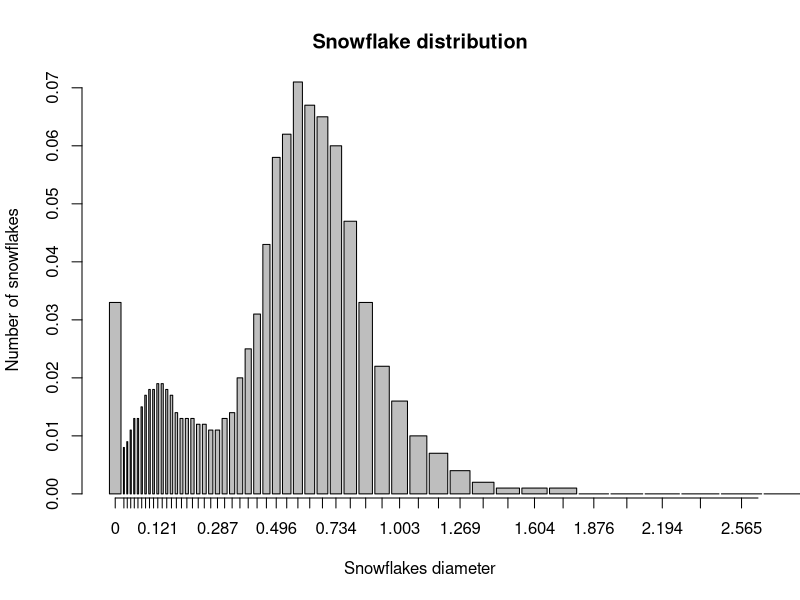
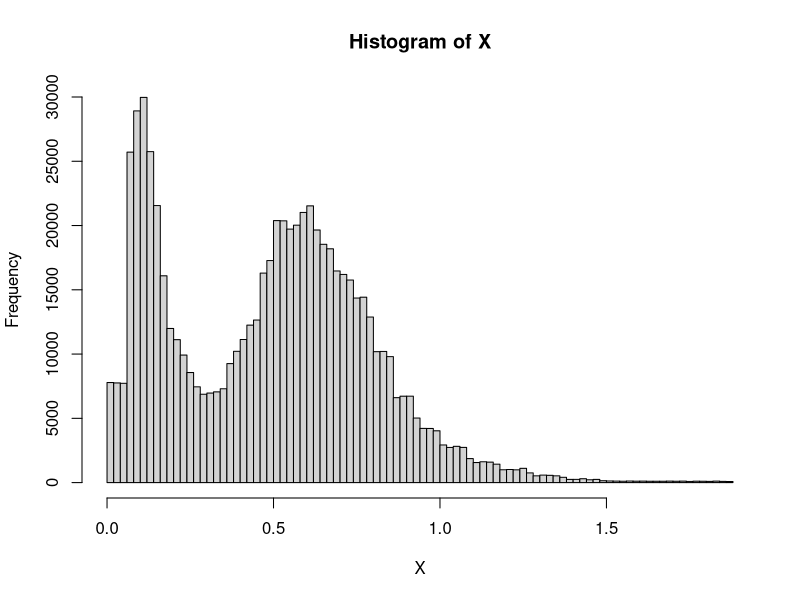
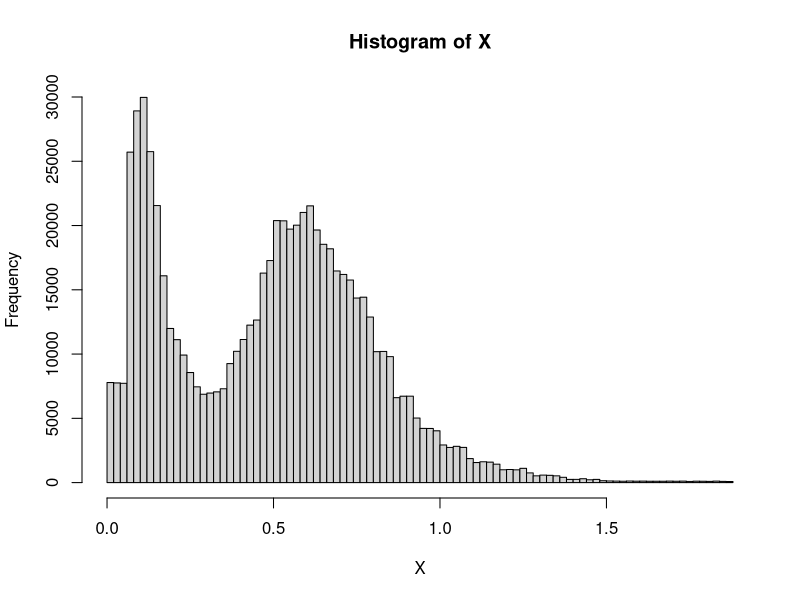
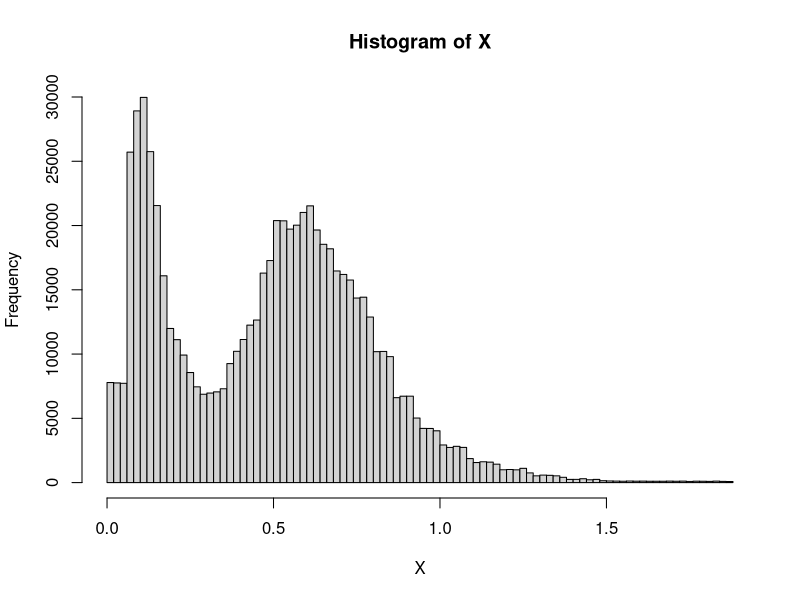
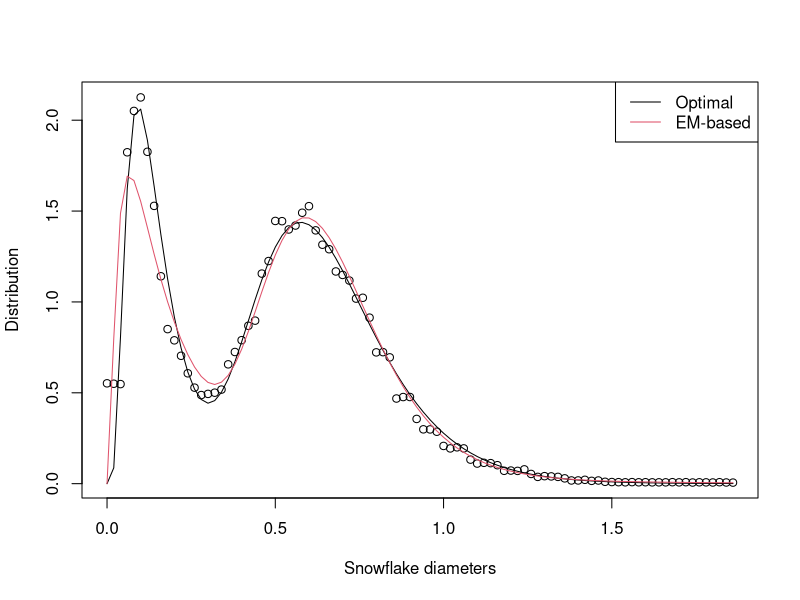

Write the R code that produced these figures, in order. (Note: a time limit stopped this script after it produced the figures.)
library(readr)

snow_particles <- read_csv("1_snow_particles.csv")
n_bins <- length(snow_particles$startpoint)
snow_particles$endpoint[n_bins] <- snow_particles$endpoint[n_bins-1]+0.25

breakpoints <- c(snow_particles$startpoint[1],snow_particles$endpoint)

n_particules <- snow_particles$particles.detected[1] # 700k
snow_particles$n_snow_bin = round(0.01*snow_particles$particles.detected*snow_particles$retained....)

width <- rep(0,n_bins)
for (i in 1:n_bins){
  width[i] = snow_particles$endpoint[i]-snow_particles$startpoint[i]
}

#png(file="./plots/snow_distribution.png",width=1200, height=700)
bp <- barplot(height = snow_particles$n_snow_bin/n_particules,
              width = width,
              xlim = c(breakpoints[1], breakpoints[length(breakpoints)]), 
              #ylim = c(0, max(snow_particles$n_snow_bin) * 1.1), 
              xlab = "Snowflakes diameter", 
              ylab = "Number of snowflakes",
              main = "Snowflake distribution",
              cex.axis = 1,cex.names = 0.8)
axis(side=1, at =bp,label=snow_particles$startpoint,cex.axis = 1)
#dev.off()

# Jittering

set.seed(42)
X = rep(0,n_particules)
count <- 0
for (i in 1:n_bins){
  if (snow_particles$n_snow_bin[i] != 0){
    start <- count+1
    end <- start+snow_particles$n_snow_bin[i]-1
    X[start:end] <- runif(snow_particles$n_snow_bin[i],snow_particles$startpoint[i],snow_particles$endpoint[i])
    count <- count + snow_particles$n_snow_bin[i]
  }else{
    print("done")
    print(i)
    break
  }
}

# check uniform dist for jittering
hist(X,breaks = 100)

################
# EM - algorithm
################

dmixnorm <- function(x, mu1, mu2, sigma1, sigma2, tau){
  y <- (1-tau)*dlnorm(x,meanlog=mu1,sdlog=sigma1) + tau*dlnorm(x,meanlog=mu2,sdlog=sigma2)
  return(y)
}

em_alg <- function(data){
  mu_1_hat = -2; # mean from the biggest bin - bump #1
  mu_2_hat = 0.1; # mean from the biggest bin - bump #2
  sigma_1_hat = 0.3;
  sigma_2_hat = 0.5;
  tau_hat = 0.6;
  N <- n_particules
  p <- dlnorm(data,meanlog=mu_2_hat,sdlog=sigma_2_hat)*tau_hat/dmixnorm(data,mu_1_hat, mu_2_hat, sigma_1_hat, sigma_2_hat, tau_hat)
  l_old <- Inf
  l <- sum(log((1-tau_hat)*dlnorm(data,meanlog=mu_1_hat,sdlog=sigma_1_hat) + tau_hat*dlnorm(data,meanlog=mu_2_hat,sdlog=sigma_2_hat)))
  while (abs(l-l_old)>0.01){
    tau_hat <- sum(p)/N
    mu_1_hat <- sum((1-p)*log(data))/sum(1-p)
    mu_2_hat <- sum(p*log(data))/sum(p)
    sigma_1_hat <- sqrt(sum((1-p)*(log(data)-mu_1_hat)^2)/sum(1-p))
    sigma_2_hat <- sqrt(sum(p*(log(data)-mu_2_hat)^2)/sum(p))
    
    p <- dlnorm(data,meanlog=mu_2_hat,sdlog=sigma_2_hat)*tau_hat/dmixnorm(data, mu_1_hat, mu_2_hat, sigma_1_hat, sigma_2_hat, tau_hat)
    l_old <- l
    l <- sum(log((1-tau_hat)*dlnorm(data,meanlog=mu_1_hat,sdlog=sigma_1_hat) + tau_hat*dlnorm(data,meanlog=mu_2_hat,sdlog=sigma_2_hat)))
  }
  return(c(mu_1_hat,mu_2_hat,sigma_1_hat,sigma_2_hat,tau_hat))
}

init_vals <- em_alg(X)
init_vals
##############
# Optimization
##############

# Functions to get neg_likelihood

# cdf of bilog_likelihood
pmixnorm <- function(x,mu1,mu2,sigma1,sigma2,tau){
  y <- (1-tau)*plnorm(x,meanlog=mu1,sdlog=sigma1) + tau*plnorm(x,meanlog=mu2,sdlog=sigma2)
  return(y)
}

neg_loglikelihood <- function(par,data){
  # par = mu1,mu2,sigma1,sigma2,tau
  mu1<- par[1]
  mu2 <- par[2]
  sigma1 <- par[3]
  sigma2 <- par[4]
  tau <- par[5]
  y <- 0
  for (i in 1:n_bins) { # data = snow_particles
    y <- y + data$n_snow_bin[i]*log(pmixnorm(data$endpoint[i],mu1,mu2,sigma1,sigma2,tau)-pmixnorm(data$startpoint[i],mu1,mu2,sigma1,sigma2,tau))
  }
  return(-y)
}

# optimizing from EM points
theta_hat <- optim(init_vals,neg_loglikelihood,data = snow_particles)

theta_hat$par

##########
# Plotting
##########

vals_hist <- unlist(hist(X,breaks = 100)["density"])
breaks_hist <- unlist(hist(X,breaks = 100)["breaks"])
vals <- sapply(breaks_hist[1:length(breaks_hist)-1],dmixnorm,
               mu1=theta_hat$par[1], mu2=theta_hat$par[2], 
               sigma1=theta_hat$par[3], sigma2=theta_hat$par[4], 
               tau=theta_hat$par[5])

vals_em <- sapply(breaks_hist[1:length(breaks_hist)-1],dmixnorm,
                  mu1=init_vals[1], mu2=init_vals[2], 
                  sigma1=init_vals[3], sigma2=init_vals[4], 
                  tau=init_vals[5])
# PLOT EM VALS pdf
#png("./plots/EM_opt_dist.png",width=1200, height=700)
plot(breaks_hist[1:length(breaks_hist)-1],vals_hist,xlab="Snowflake diameters",ylab="Distribution")
lines(x=breaks_hist[1:length(breaks_hist)-1],y=vals,type="l")
lines(x=breaks_hist[1:length(breaks_hist)-1],y=vals_em,type="l",col=2)
legend("topright", legend = c("Optimal","EM-based"), col=1:2,lty=1) # optional legend
#dev.off()
##################################
# LAST-STEP | Parametric bootstrap
##################################

# H_0 : diameters follow this bi-log normal distribution

# 1) Utiliser X jitter and resample uniformly from X_jitter - X^b_jit
# 2) refaire le dataset pour avoir les nouveaux binnings -> avoir les start et end pareil mais juste changer les # elems
# 3) Rerun the EM algorithm and the optimization step on the X^b_jit 
# donc le f^b est la nouvelle phi binned avec le X^b_jit comparé à l'autre partie
# 4) On récupère nos estimateurs lambda_b hat

# 5) on calcule T*_b comme le suprémum et on le stock dans un array de taille B
# - Repeat 1 to 5 B times
# compute p-val and check whether it is high enough

# Helper functions
count_bins <- function(X, data){
  counts <- rep(0,n_bins)
  for (i in 1:n_bins){
    start <- data$startpoint[i]
    end <- data$endpoint[i]
    counts[i] <- sum(start <= X & X <= end)
  }
  return(counts)
}

B <- 20
data <- snow_particles[c("startpoint","endpoint","n_snow_bin")]
T_list <- numeric(B)
x_eval <- seq(from=0,to=snow_particles$endpoint[n_bins],length.out=1000) # creating breakpoints
Fn <- ecdf(X)
Fn_values <- Fn(x_eval) # values at left breakpoint
F_hat_values <- sapply(x_eval,pmixnorm,
                       mu1=theta_hat$par[1], mu2=theta_hat$par[2], 
                       sigma1=theta_hat$par[3], sigma2=theta_hat$par[4], 
                       tau=theta_hat$par[5])
abs_err <- abs(Fn_values-F_hat_values)
abs_err_max <- abs_err[which.max(abs_err)]
T_ <- abs_err_max
T_
for (b in 1:B) {
  # 1) Resampling from jittering
  X_b <- sample(X,n_particules,replace = T)
    
  # 2) Updating the binning dataset from new X_b
  counts <- count_bins(X_b,data)
  data$n_snow_bin = counts
    
  # 3) Re-running the em algorithm 
  init_val_X_b <- em_alg(X_b)
  print(b)
  
  # 4) Getting the best param estimators by optimizing the new neg_loglikelihood
  opt_X_b <- optim(init_val_X_b,neg_loglikelihood,data=data)
  # 5) Computing T*
  Fn <- ecdf(X_b)
  Fn_values <- Fn(x_eval) # values at left breakpoint
  F_hat_values <- sapply(x_eval,pmixnorm,
                    mu1=opt_X_b$par[1], mu2=opt_X_b$par[2], 
                    sigma1=opt_X_b$par[3], sigma2=opt_X_b$par[4], 
                    tau=opt_X_b$par[5])
  abs_err <- abs(Fn_values-F_hat_values)
  abs_err_max <- abs_err[which.max(abs_err)]
  T_list[b] <- abs_err_max
}

p_val = 1/(B+1)*(1+sum(T_<=T_list))
p_val
